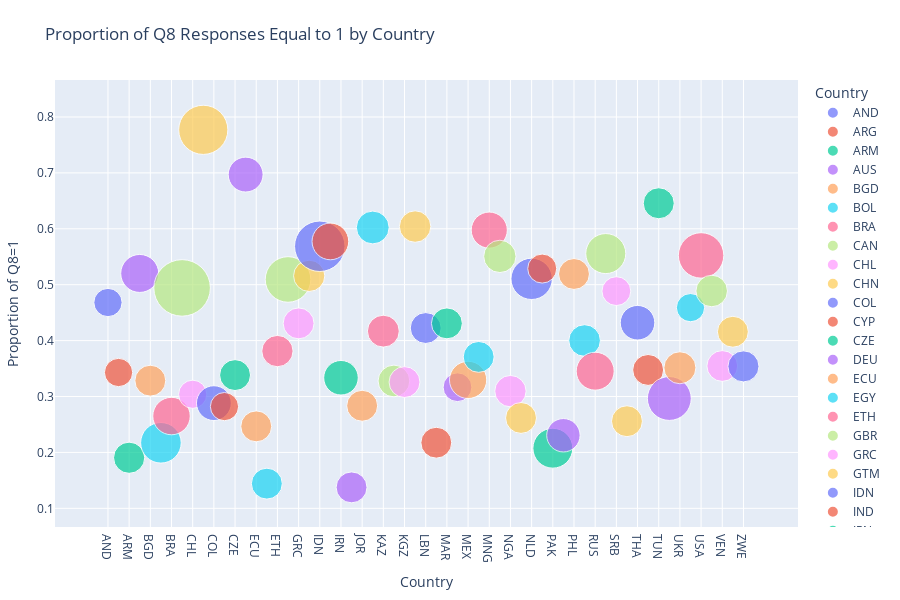

Notebook code cell kept with this figure:
### Code cell
## (Visualization -II) ##

# This code loads World Values Survey (WVS) data and filters it by countries found in scored sentences.
# It processes Q8 survey responses to calculate per-country counts and proportions of respondents answering '1'.
# It prepares the country data in a categorical order for consistent plotting.
# Then it creates a scatter plot showing the proportion of Q8=1 responses per country, sized by total responses.
# The plot visually compares response distributions across countries with hover details and a clean layout.
# The x and y-axis labels are the same as the prediction visualization.

%run visualize_response_props.py

### Figure 1 — Plotly figure (JSON) as saved in the notebook; plotly's stock layout.template omitted (floating-point values rounded to 4 significant figures)
{"data": [{"hovertemplate": "<b>%{hovertext}</b><br><br>Country=%{x}<br>Proportion of Q8=1=%{y}<br>Total Responses=%{marker.size}<extra></extra>", "hovertext": ["AND"], "legendgroup": "AND", "marker": {"color": "#636efa", "size": [1004], "sizemode": "area", "sizeref": 2.511, "symbol": "circle"}, "mode": "markers", "name": "AND", "orientation": "v", "showlegend": true, "type": "scatter", "x": ["AND"], "xaxis": "x", "y": [0.4681], "yaxis": "y"}, {"hovertemplate": "<b>%{hovertext}</b><br><br>Country=%{x}<br>Proportion of Q8=1=%{y}<br>Total Responses=%{marker.size}<extra></extra>", "hovertext": ["ARG"], "legendgroup": "ARG", "marker": {"color": "#EF553B", "size": [1003], "sizemode": "area", "sizeref": 2.511, "symbol": "circle"}, "mode": "markers", "name": "ARG", "orientation": "v", "showlegend": true, "type": "scatter", "x": ["ARG"], "xaxis": "x", "y": [0.343], "yaxis": "y"}, {"hovertemplate": "<b>%{hovertext}</b><br><br>Country=%{x}<br>Proportion of Q8=1=%{y}<br>Total Responses=%{marker.size}<extra></extra>", "hovertext": ["ARM"], "legendgroup": "ARM", "marker": {"color": "#00cc96", "size": [1223], "sizemode": "area", "sizeref": 2.511, "symbol": "circle"}, "mode": "markers", "name": "ARM", "orientation": "v", "showlegend": true, "type": "scatter", "x": ["ARM"], "xaxis": "x", "y": [0.1905], "yaxis": "y"}, {"hovertemplate": "<b>%{hovertext}</b><br><br>Country=%{x}<br>Proportion of Q8=1=%{y}<br>Total Responses=%{marker.size}<extra></extra>", "hovertext": ["AUS"], "legendgroup": "AUS", "marker": {"color": "#ab63fa", "size": [1813], "sizemode": "area", "sizeref": 2.511, "symbol": "circle"}, "mode": "markers", "name": "AUS", "orientation": "v", "showlegend": true, "type": "scatter", "x": ["AUS"], "xaxis": "x", "y": [0.5201], "yaxis": "y"}, {"hovertemplate": "<b>%{hovertext}</b><br><br>Country=%{x}<br>Proportion of Q8=1=%{y}<br>Total Responses=%{marker.size}<extra></extra>", "hovertext": ["BGD"], "legendgroup": "BGD", "marker": {"color": "#FFA15A", "size": [1200], "sizemode": "area", "sizeref": 2.511, "symbol": "circle"}, "mode": "markers", "name": "BGD", "orientation": "v", "showlegend": true, "type": "scatter", "x": ["BGD"], "xaxis": "x", "y": [0.3283], "yaxis": "y"}, {"hovertemplate": "<b>%{hovertext}</b><br><br>Country=%{x}<br>Proportion of Q8=1=%{y}<br>Total Responses=%{marker.size}<extra></extra>", "hovertext": ["BOL"], "legendgroup": "BOL", "marker": {"color": "#19d3f3", "size": [2067], "sizemode": "area", "sizeref": 2.511, "symbol": "circle"}, "mode": "markers", "name": "BOL", "orientation": "v", "showlegend": true, "type": "scatter", "x": ["BOL"], "xaxis": "x", "y": [0.2172], "yaxis": "y"}, {"hovertemplate": "<b>%{hovertext}</b><br><br>Country=%{x}<br>Proportion of Q8=1=%{y}<br>Total Responses=%{marker.size}<extra></extra>", "hovertext": ["BRA"], "legendgroup": "BRA", "marker": {"color": "#FF6692", "size": [1762], "sizemode": "area", "sizeref": 2.511, "symbol": "circle"}, "mode": "markers", "name": "BRA", "orientation": "v", "showlegend": true, "type": "scatter", "x": ["BRA"], "xaxis": "x", "y": [0.265], "yaxis": "y"}, {"hovertemplate": "<b>%{hovertext}</b><br><br>Country=%{x}<br>Proportion of Q8=1=%{y}<br>Total Responses=%{marker.size}<extra></extra>", "hovertext": ["CAN"], "legendgroup": "CAN", "marker": {"color": "#B6E880", "size": [4018], "sizemode": "area", "sizeref": 2.511, "symbol": "circle"}, "mode": "markers", "name": "CAN", "orientation": "v", "showlegend": true, "type": "scatter", "x": ["CAN"], "xaxis": "x", "y": [0.4943], "yaxis": "y"}, {"hovertemplate": "<b>%{hovertext}</b><br><br>Country=%{x}<br>Proportion of Q8=1=%{y}<br>Total Responses=%{marker.size}<extra></extra>", "hovertext": ["CHL"], "legendgroup": "CHL", "marker": {"color": "#FF97FF", "size": [1000], "sizemode": "area", "sizeref": 2.511, "symbol": "circle"}, "mode": "markers", "name": "CHL", "orientation": "v", "showlegend": true, "type": "scatter", "x": ["CHL"], "xaxis": "x", "y": [0.304], "yaxis": "y"}, {"hovertemplate": "<b>%{hovertext}</b><br><br>Country=%{x}<br>Proportion of Q8=1=%{y}<br>Total Responses=%{marker.size}<extra></extra>", "hovertext": ["CHN"], "legendgroup": "CHN", "marker": {"color": "#FECB52", "size": [3036], "sizemode": "area", "sizeref": 2.511, "symbol": "circle"}, "mode": "markers", "name": "CHN", "orientation": "v", "showlegend": true, "type": "scatter", "x": ["CHN"], "xaxis": "x", "y": [0.777], "yaxis": "y"}, {"hovertemplate": "<b>%{hovertext}</b><br><br>Country=%{x}<br>Proportion of Q8=1=%{y}<br>Total Responses=%{marker.size}<extra></extra>", "hovertext": ["COL"], "legendgroup": "COL", "marker": {"color": "#636efa", "size": [1520], "sizemode": "area", "sizeref": 2.511, "symbol": "circle"}, "mode": "markers", "name": "COL", "orientation": "v", "showlegend": true, "type": "scatter", "x": ["COL"], "xaxis": "x", "y": [0.2882], "yaxis": "y"}, {"hovertemplate": "<b>%{hovertext}</b><br><br>Country=%{x}<br>Proportion of Q8=1=%{y}<br>Total Responses=%{marker.size}<extra></extra>", "hovertext": ["CYP"], "legendgroup": "CYP", "marker": {"color": "#EF553B", "size": [1000], "sizemode": "area", "sizeref": 2.511, "symbol": "circle"}, "mode": "markers", "name": "CYP", "orientation": "v", "showlegend": true, "type": "scatter", "x": ["CYP"], "xaxis": "x", "y": [0.282], "yaxis": "y"}, {"hovertemplate": "<b>%{hovertext}</b><br><br>Country=%{x}<br>Proportion of Q8=1=%{y}<br>Total Responses=%{marker.size}<extra></extra>", "hovertext": ["CZE"], "legendgroup": "CZE", "marker": {"color": "#00cc96", "size": [1200], "sizemode": "area", "sizeref": 2.511, "symbol": "circle"}, "mode": "markers", "name": "CZE", "orientation": "v", "showlegend": true, "type": "scatter", "x": ["CZE"], "xaxis": "x", "y": [0.3383], "yaxis": "y"}, {"hovertemplate": "<b>%{hovertext}</b><br><br>Country=%{x}<br>Proportion of Q8=1=%{y}<br>Total Responses=%{marker.size}<extra></extra>", "hovertext": ["DEU"], "legendgroup": "DEU", "marker": {"color": "#ab63fa", "size": [1528], "sizemode": "area", "sizeref": 2.511, "symbol": "circle"}, "mode": "markers", "name": "DEU", "orientation": "v", "showlegend": true, "type": "scatter", "x": ["DEU"], "xaxis": "x", "y": [0.697], "yaxis": "y"}, {"hovertemplate": "<b>%{hovertext}</b><br><br>Country=%{x}<br>Proportion of Q8=1=%{y}<br>Total Responses=%{marker.size}<extra></extra>", "hovertext": ["ECU"], "legendgroup": "ECU", "marker": {"color": "#FFA15A", "size": [1200], "sizemode": "area", "sizeref": 2.511, "symbol": "circle"}, "mode": "markers", "name": "ECU", "orientation": "v", "showlegend": true, "type": "scatter", "x": ["ECU"], "xaxis": "x", "y": [0.2467], "yaxis": "y"}, {"hovertemplate": "<b>%{hovertext}</b><br><br>Country=%{x}<br>Proportion of Q8=1=%{y}<br>Total Responses=%{marker.size}<extra></extra>", "hovertext": ["EGY"], "legendgroup": "EGY", "marker": {"color": "#19d3f3", "size": [1200], "sizemode": "area", "sizeref": 2.511, "symbol": "circle"}, "mode": "markers", "name": "EGY", "orientation": "v", "showlegend": true, "type": "scatter", "x": ["EGY"], "xaxis": "x", "y": [0.1442], "yaxis": "y"}, {"hovertemplate": "<b>%{hovertext}</b><br><br>Country=%{x}<br>Proportion of Q8=1=%{y}<br>Total Responses=%{marker.size}<extra></extra>", "hovertext": ["ETH"], "legendgroup": "ETH", "marker": {"color": "#FF6692", "size": [1230], "sizemode": "area", "sizeref": 2.511, "symbol": "circle"}, "mode": "markers", "name": "ETH", "orientation": "v", "showlegend": true, "type": "scatter", "x": ["ETH"], "xaxis": "x", "y": [0.3813], "yaxis": "y"}, {"hovertemplate": "<b>%{hovertext}</b><br><br>Country=%{x}<br>Proportion of Q8=1=%{y}<br>Total Responses=%{marker.size}<extra></extra>", "hovertext": ["GBR"], "legendgroup": "GBR", "marker": {"color": "#B6E880", "size": [2609], "sizemode": "area", "sizeref": 2.511, "symbol": "circle"}, "mode": "markers", "name": "GBR", "orientation": "v", "showlegend": true, "type": "scatter", "x": ["GBR"], "xaxis": "x", "y": [0.5094], "yaxis": "y"}, {"hovertemplate": "<b>%{hovertext}</b><br><br>Country=%{x}<br>Proportion of Q8=1=%{y}<br>Total Responses=%{marker.size}<extra></extra>", "hovertext": ["GRC"], "legendgroup": "GRC", "marker": {"color": "#FF97FF", "size": [1200], "sizemode": "area", "sizeref": 2.511, "symbol": "circle"}, "mode": "markers", "name": "GRC", "orientation": "v", "showlegend": true, "type": "scatter", "x": ["GRC"], "xaxis": "x", "y": [0.4308], "yaxis": "y"}, {"hovertemplate": "<b>%{hovertext}</b><br><br>Country=%{x}<br>Proportion of Q8=1=%{y}<br>Total Responses=%{marker.size}<extra></extra>", "hovertext": ["GTM"], "legendgroup": "GTM", "marker": {"color": "#FECB52", "size": [1229], "sizemode": "area", "sizeref": 2.511, "symbol": "circle"}, "mode": "markers", "name": "GTM", "orientation": "v", "showlegend": true, "type": "scatter", "x": ["GTM"], "xaxis": "x", "y": [0.5159], "yaxis": "y"}, {"hovertemplate": "<b>%{hovertext}</b><br><br>Country=%{x}<br>Proportion of Q8=1=%{y}<br>Total Responses=%{marker.size}<extra></extra>", "hovertext": ["IDN"], "legendgroup": "IDN", "marker": {"color": "#636efa", "size": [3200], "sizemode": "area", "sizeref": 2.511, "symbol": "circle"}, "mode": "markers", "name": "IDN", "orientation": "v", "showlegend": true, "type": "scatter", "x": ["IDN"], "xaxis": "x", "y": [0.5687], "yaxis": "y"}, {"hovertemplate": "<b>%{hovertext}</b><br><br>Country=%{x}<br>Proportion of Q8=1=%{y}<br>Total Responses=%{marker.size}<extra></extra>", "hovertext": ["IND"], "legendgroup": "IND", "marker": {"color": "#EF553B", "size": [1692], "sizemode": "area", "sizeref": 2.511, "symbol": "circle"}, "mode": "markers", "name": "IND", "orientation": "v", "showlegend": true, "type": "scatter", "x": ["IND"], "xaxis": "x", "y": [0.5774], "yaxis": "y"}, {"hovertemplate": "<b>%{hovertext}</b><br><br>Country=%{x}<br>Proportion of Q8=1=%{y}<br>Total Responses=%{marker.size}<extra></extra>", "hovertext": ["IRN"], "legendgroup": "IRN", "marker": {"color": "#00cc96", "size": [1499], "sizemode": "area", "sizeref": 2.511, "symbol": "circle"}, "mode": "markers", "name": "IRN", "orientation": "v", "showlegend": true, "type": "scatter", "x": ["IRN"], "xaxis": "x", "y": [0.3336], "yaxis": "y"}, {"hovertemplate": "<b>%{hovertext}</b><br><br>Country=%{x}<br>Proportion of Q8=1=%{y}<br>Total Responses=%{marker.size}<extra></extra>", "hovertext": ["IRQ"], "legendgroup": "IRQ", "marker": {"color": "#ab63fa", "size": [1200], "sizemode": "area", "sizeref": 2.511, "symbol": "circle"}, "mode": "markers", "name": "IRQ", "orientation": "v", "showlegend": true, "type": "scatter", "x": ["IRQ"], "xaxis": "x", "y": [0.1375], "yaxis": "y"}, {"hovertemplate": "<b>%{hovertext}</b><br><br>Country=%{x}<br>Proportion of Q8=1=%{y}<br>Total Responses=%{marker.size}<extra></extra>", "hovertext": ["JOR"], "legendgroup": "JOR", "marker": {"color": "#FFA15A", "size": [1203], "sizemode": "area", "sizeref": 2.511, "symbol": "circle"}, "mode": "markers", "name": "JOR", "orientation": "v", "showlegend": true, "type": "scatter", "x": ["JOR"], "xaxis": "x", "y": [0.2835], "yaxis": "y"}, {"hovertemplate": "<b>%{hovertext}</b><br><br>Country=%{x}<br>Proportion of Q8=1=%{y}<br>Total Responses=%{marker.size}<extra></extra>", "hovertext": ["JPN"], "legendgroup": "JPN", "marker": {"color": "#19d3f3", "size": [1353], "sizemode": "area", "sizeref": 2.511, "symbol": "circle"}, "mode": "markers", "name": "JPN", "orientation": "v", "showlegend": true, "type": "scatter", "x": ["JPN"], "xaxis": "x", "y": [0.6024], "yaxis": "y"}, {"hovertemplate": "<b>%{hovertext}</b><br><br>Country=%{x}<br>Proportion of Q8=1=%{y}<br>Total Responses=%{marker.size}<extra></extra>", "hovertext": ["KAZ"], "legendgroup": "KAZ", "marker": {"color": "#FF6692", "size": [1276], "sizemode": "area", "sizeref": 2.511, "symbol": "circle"}, "mode": "markers", "name": "KAZ", "orientation": "v", "showlegend": true, "type": "scatter", "x": ["KAZ"], "xaxis": "x", "y": [0.4169], "yaxis": "y"}, {"hovertemplate": "<b>%{hovertext}</b><br><br>Country=%{x}<br>Proportion of Q8=1=%{y}<br>Total Responses=%{marker.size}<extra></extra>", "hovertext": ["KEN"], "legendgroup": "KEN", "marker": {"color": "#B6E880", "size": [1266], "sizemode": "area", "sizeref": 2.511, "symbol": "circle"}, "mode": "markers", "name": "KEN", "orientation": "v", "showlegend": true, "type": "scatter", "x": ["KEN"], "xaxis": "x", "y": [0.3278], "yaxis": "y"}, {"hovertemplate": "<b>%{hovertext}</b><br><br>Country=%{x}<br>Proportion of Q8=1=%{y}<br>Total Responses=%{marker.size}<extra></extra>", "hovertext": ["KGZ"], "legendgroup": "KGZ", "marker": {"color": "#FF97FF", "size": [1200], "sizemode": "area", "sizeref": 2.511, "symbol": "circle"}, "mode": "markers", "name": "KGZ", "orientation": "v", "showlegend": true, "type": "scatter", "x": ["KGZ"], "xaxis": "x", "y": [0.3258], "yaxis": "y"}, {"hovertemplate": "<b>%{hovertext}</b><br><br>Country=%{x}<br>Proportion of Q8=1=%{y}<br>Total Responses=%{marker.size}<extra></extra>", "hovertext": ["KOR"], "legendgroup": "KOR", "marker": {"color": "#FECB52", "size": [1245], "sizemode": "area", "sizeref": 2.511, "symbol": "circle"}, "mode": "markers", "name": "KOR", "orientation": "v", "showlegend": true, "type": "scatter", "x": ["KOR"], "xaxis": "x", "y": [0.604], "yaxis": "y"}, {"hovertemplate": "<b>%{hovertext}</b><br><br>Country=%{x}<br>Proportion of Q8=1=%{y}<br>Total Responses=%{marker.size}<extra></extra>", "hovertext": ["LBN"], "legendgroup": "LBN", "marker": {"color": "#636efa", "size": [1200], "sizemode": "area", "sizeref": 2.511, "symbol": "circle"}, "mode": "markers", "name": "LBN", "orientation": "v", "showlegend": true, "type": "scatter", "x": ["LBN"], "xaxis": "x", "y": [0.4225], "yaxis": "y"}, {"hovertemplate": "<b>%{hovertext}</b><br><br>Country=%{x}<br>Proportion of Q8=1=%{y}<br>Total Responses=%{marker.size}<extra></extra>", "hovertext": ["LBY"], "legendgroup": "LBY", "marker": {"color": "#EF553B", "size": [1196], "sizemode": "area", "sizeref": 2.511, "symbol": "circle"}, "mode": "markers", "name": "LBY", "orientation": "v", "showlegend": true, "type": "scatter", "x": ["LBY"], "xaxis": "x", "y": [0.2174], "yaxis": "y"}, {"hovertemplate": "<b>%{hovertext}</b><br><br>Country=%{x}<br>Proportion of Q8=1=%{y}<br>Total Responses=%{marker.size}<extra></extra>", "hovertext": ["MAR"], "legendgroup": "MAR", "marker": {"color": "#00cc96", "size": [1200], "sizemode": "area", "sizeref": 2.511, "symbol": "circle"}, "mode": "markers", "name": "MAR", "orientation": "v", "showlegend": true, "type": "scatter", "x": ["MAR"], "xaxis": "x", "y": [0.4308], "yaxis": "y"}, {"hovertemplate": "<b>%{hovertext}</b><br><br>Country=%{x}<br>Proportion of Q8=1=%{y}<br>Total Responses=%{marker.size}<extra></extra>", "hovertext": ["MDV"], "legendgroup": "MDV", "marker": {"color": "#ab63fa", "size": [1039], "sizemode": "area", "sizeref": 2.511, "symbol": "circle"}, "mode": "markers", "name": "MDV", "orientation": "v", "showlegend": true, "type": "scatter", "x": ["MDV"], "xaxis": "x", "y": [0.3167], "yaxis": "y"}, {"hovertemplate": "<b>%{hovertext}</b><br><br>Country=%{x}<br>Proportion of Q8=1=%{y}<br>Total Responses=%{marker.size}<extra></extra>", "hovertext": ["MEX"], "legendgroup": "MEX", "marker": {"color": "#FFA15A", "size": [1741], "sizemode": "area", "sizeref": 2.511, "symbol": "circle"}, "mode": "markers", "name": "MEX", "orientation": "v", "showlegend": true, "type": "scatter", "x": ["MEX"], "xaxis": "x", "y": [0.3297], "yaxis": "y"}, {"hovertemplate": "<b>%{hovertext}</b><br><br>Country=%{x}<br>Proportion of Q8=1=%{y}<br>Total Responses=%{marker.size}<extra></extra>", "hovertext": ["MMR"], "legendgroup": "MMR", "marker": {"color": "#19d3f3", "size": [1200], "sizemode": "area", "sizeref": 2.511, "symbol": "circle"}, "mode": "markers", "name": "MMR", "orientation": "v", "showlegend": true, "type": "scatter", "x": ["MMR"], "xaxis": "x", "y": [0.3708], "yaxis": "y"}, {"hovertemplate": "<b>%{hovertext}</b><br><br>Country=%{x}<br>Proportion of Q8=1=%{y}<br>Total Responses=%{marker.size}<extra></extra>", "hovertext": ["MNG"], "legendgroup": "MNG", "marker": {"color": "#FF6692", "size": [1638], "sizemode": "area", "sizeref": 2.511, "symbol": "circle"}, "mode": "markers", "name": "MNG", "orientation": "v", "showlegend": true, "type": "scatter", "x": ["MNG"], "xaxis": "x", "y": [0.5977], "yaxis": "y"}, {"hovertemplate": "<b>%{hovertext}</b><br><br>Country=%{x}<br>Proportion of Q8=1=%{y}<br>Total Responses=%{marker.size}<extra></extra>", "hovertext": ["MYS"], "legendgroup": "MYS", "marker": {"color": "#B6E880", "size": [1313], "sizemode": "area", "sizeref": 2.511, "symbol": "circle"}, "mode": "markers", "name": "MYS", "orientation": "v", "showlegend": true, "type": "scatter", "x": ["MYS"], "xaxis": "x", "y": [0.5506], "yaxis": "y"}, {"hovertemplate": "<b>%{hovertext}</b><br><br>Country=%{x}<br>Proportion of Q8=1=%{y}<br>Total Responses=%{marker.size}<extra></extra>", "hovertext": ["NGA"], "legendgroup": "NGA", "marker": {"color": "#FF97FF", "size": [1237], "sizemode": "area", "sizeref": 2.511, "symbol": "circle"}, "mode": "markers", "name": "NGA", "orientation": "v", "showlegend": true, "type": "scatter", "x": ["NGA"], "xaxis": "x", "y": [0.3096], "yaxis": "y"}, {"hovertemplate": "<b>%{hovertext}</b><br><br>Country=%{x}<br>Proportion of Q8=1=%{y}<br>Total Responses=%{marker.size}<extra></extra>", "hovertext": ["NIC"], "legendgroup": "NIC", "marker": {"color": "#FECB52", "size": [1200], "sizemode": "area", "sizeref": 2.511, "symbol": "circle"}, "mode": "markers", "name": "NIC", "orientation": "v", "showlegend": true, "type": "scatter", "x": ["NIC"], "xaxis": "x", "y": [0.2617], "yaxis": "y"}, {"hovertemplate": "<b>%{hovertext}</b><br><br>Country=%{x}<br>Proportion of Q8=1=%{y}<br>Total Responses=%{marker.size}<extra></extra>", "hovertext": ["NLD"], "legendgroup": "NLD", "marker": {"color": "#636efa", "size": [2145], "sizemode": "area", "sizeref": 2.511, "symbol": "circle"}, "mode": "markers", "name": "NLD", "orientation": "v", "showlegend": true, "type": "scatter", "x": ["NLD"], "xaxis": "x", "y": [0.5105], "yaxis": "y"}, {"hovertemplate": "<b>%{hovertext}</b><br><br>Country=%{x}<br>Proportion of Q8=1=%{y}<br>Total Responses=%{marker.size}<extra></extra>", "hovertext": ["NZL"], "legendgroup": "NZL", "marker": {"color": "#EF553B", "size": [1057], "sizemode": "area", "sizeref": 2.511, "symbol": "circle"}, "mode": "markers", "name": "NZL", "orientation": "v", "showlegend": true, "type": "scatter", "x": ["NZL"], "xaxis": "x", "y": [0.5289], "yaxis": "y"}, {"hovertemplate": "<b>%{hovertext}</b><br><br>Country=%{x}<br>Proportion of Q8=1=%{y}<br>Total Responses=%{marker.size}<extra></extra>", "hovertext": ["PAK"], "legendgroup": "PAK", "marker": {"color": "#00cc96", "size": [1995], "sizemode": "area", "sizeref": 2.511, "symbol": "circle"}, "mode": "markers", "name": "PAK", "orientation": "v", "showlegend": true, "type": "scatter", "x": ["PAK"], "xaxis": "x", "y": [0.2075], "yaxis": "y"}, {"hovertemplate": "<b>%{hovertext}</b><br><br>Country=%{x}<br>Proportion of Q8=1=%{y}<br>Total Responses=%{marker.size}<extra></extra>", "hovertext": ["PER"], "legendgroup": "PER", "marker": {"color": "#ab63fa", "size": [1400], "sizemode": "area", "sizeref": 2.511, "symbol": "circle"}, "mode": "markers", "name": "PER", "orientation": "v", "showlegend": true, "type": "scatter", "x": ["PER"], "xaxis": "x", "y": [0.2307], "yaxis": "y"}, {"hovertemplate": "<b>%{hovertext}</b><br><br>Country=%{x}<br>Proportion of Q8=1=%{y}<br>Total Responses=%{marker.size}<extra></extra>", "hovertext": ["PHL"], "legendgroup": "PHL", "marker": {"color": "#FFA15A", "size": [1200], "sizemode": "area", "sizeref": 2.511, "symbol": "circle"}, "mode": "markers", "name": "PHL", "orientation": "v", "showlegend": true, "type": "scatter", "x": ["PHL"], "xaxis": "x", "y": [0.5192], "yaxis": "y"}, {"hovertemplate": "<b>%{hovertext}</b><br><br>Country=%{x}<br>Proportion of Q8=1=%{y}<br>Total Responses=%{marker.size}<extra></extra>", "hovertext": ["ROU"], "legendgroup": "ROU", "marker": {"color": "#19d3f3", "size": [1257], "sizemode": "area", "sizeref": 2.511, "symbol": "circle"}, "mode": "markers", "name": "ROU", "orientation": "v", "showlegend": true, "type": "scatter", "x": ["ROU"], "xaxis": "x", "y": [0.4002], "yaxis": "y"}, {"hovertemplate": "<b>%{hovertext}</b><br><br>Country=%{x}<br>Proportion of Q8=1=%{y}<br>Total Responses=%{marker.size}<extra></extra>", "hovertext": ["RUS"], "legendgroup": "RUS", "marker": {"color": "#FF6692", "size": [1810], "sizemode": "area", "sizeref": 2.511, "symbol": "circle"}, "mode": "markers", "name": "RUS", "orientation": "v", "showlegend": true, "type": "scatter", "x": ["RUS"], "xaxis": "x", "y": [0.3453], "yaxis": "y"}, {"hovertemplate": "<b>%{hovertext}</b><br><br>Country=%{x}<br>Proportion of Q8=1=%{y}<br>Total Responses=%{marker.size}<extra></extra>", "hovertext": ["SGP"], "legendgroup": "SGP", "marker": {"color": "#B6E880", "size": [2012], "sizemode": "area", "sizeref": 2.511, "symbol": "circle"}, "mode": "markers", "name": "SGP", "orientation": "v", "showlegend": true, "type": "scatter", "x": ["SGP"], "xaxis": "x", "y": [0.5557], "yaxis": "y"}, {"hovertemplate": "<b>%{hovertext}</b><br><br>Country=%{x}<br>Proportion of Q8=1=%{y}<br>Total Responses=%{marker.size}<extra></extra>", "hovertext": ["SRB"], "legendgroup": "SRB", "marker": {"color": "#FF97FF", "size": [1046], "sizemode": "area", "sizeref": 2.511, "symbol": "circle"}, "mode": "markers", "name": "SRB", "orientation": "v", "showlegend": true, "type": "scatter", "x": ["SRB"], "xaxis": "x", "y": [0.4885], "yaxis": "y"}, {"hovertemplate": "<b>%{hovertext}</b><br><br>Country=%{x}<br>Proportion of Q8=1=%{y}<br>Total Responses=%{marker.size}<extra></extra>", "hovertext": ["SVK"], "legendgroup": "SVK", "marker": {"color": "#FECB52", "size": [1200], "sizemode": "area", "sizeref": 2.511, "symbol": "circle"}, "mode": "markers", "name": "SVK", "orientation": "v", "showlegend": true, "type": "scatter", "x": ["SVK"], "xaxis": "x", "y": [0.2558], "yaxis": "y"}, {"hovertemplate": "<b>%{hovertext}</b><br><br>Country=%{x}<br>Proportion of Q8=1=%{y}<br>Total Responses=%{marker.size}<extra></extra>", "hovertext": ["THA"], "legendgroup": "THA", "marker": {"color": "#636efa", "size": [1500], "sizemode": "area", "sizeref": 2.511, "symbol": "circle"}, "mode": "markers", "name": "THA", "orientation": "v", "showlegend": true, "type": "scatter", "x": ["THA"], "xaxis": "x", "y": [0.432], "yaxis": "y"}, {"hovertemplate": "<b>%{hovertext}</b><br><br>Country=%{x}<br>Proportion of Q8=1=%{y}<br>Total Responses=%{marker.size}<extra></extra>", "hovertext": ["TJK"], "legendgroup": "TJK", "marker": {"color": "#EF553B", "size": [1200], "sizemode": "area", "sizeref": 2.511, "symbol": "circle"}, "mode": "markers", "name": "TJK", "orientation": "v", "showlegend": true, "type": "scatter", "x": ["TJK"], "xaxis": "x", "y": [0.3475], "yaxis": "y"}, {"hovertemplate": "<b>%{hovertext}</b><br><br>Country=%{x}<br>Proportion of Q8=1=%{y}<br>Total Responses=%{marker.size}<extra></extra>", "hovertext": ["TUN"], "legendgroup": "TUN", "marker": {"color": "#00cc96", "size": [1208], "sizemode": "area", "sizeref": 2.511, "symbol": "circle"}, "mode": "markers", "name": "TUN", "orientation": "v", "showlegend": true, "type": "scatter", "x": ["TUN"], "xaxis": "x", "y": [0.6457], "yaxis": "y"}, {"hovertemplate": "<b>%{hovertext}</b><br><br>Country=%{x}<br>Proportion of Q8=1=%{y}<br>Total Responses=%{marker.size}<extra></extra>", "hovertext": ["TUR"], "legendgroup": "TUR", "marker": {"color": "#ab63fa", "size": [2415], "sizemode": "area", "sizeref": 2.511, "symbol": "circle"}, "mode": "markers", "name": "TUR", "orientation": "v", "showlegend": true, "type": "scatter", "x": ["TUR"], "xaxis": "x", "y": [0.2965], "yaxis": "y"}, {"hovertemplate": "<b>%{hovertext}</b><br><br>Country=%{x}<br>Proportion of Q8=1=%{y}<br>Total Responses=%{marker.size}<extra></extra>", "hovertext": ["UKR"], "legendgroup": "UKR", "marker": {"color": "#FFA15A", "size": [1289], "sizemode": "area", "sizeref": 2.511, "symbol": "circle"}, "mode": "markers", "name": "UKR", "orientation": "v", "showlegend": true, "type": "scatter", "x": ["UKR"], "xaxis": "x", "y": [0.3514], "yaxis": "y"}, {"hovertemplate": "<b>%{hovertext}</b><br><br>Country=%{x}<br>Proportion of Q8=1=%{y}<br>Total Responses=%{marker.size}<extra></extra>", "hovertext": ["URY"], "legendgroup": "URY", "marker": {"color": "#19d3f3", "size": [1000], "sizemode": "area", "sizeref": 2.511, "symbol": "circle"}, "mode": "markers", "name": "URY", "orientation": "v", "showlegend": true, "type": "scatter", "x": ["URY"], "xaxis": "x", "y": [0.459], "yaxis": "y"}, {"hovertemplate": "<b>%{hovertext}</b><br><br>Country=%{x}<br>Proportion of Q8=1=%{y}<br>Total Responses=%{marker.size}<extra></extra>", "hovertext": ["USA"], "legendgroup": "USA", "marker": {"color": "#FF6692", "size": [2596], "sizemode": "area", "sizeref": 2.511, "symbol": "circle"}, "mode": "markers", "name": "USA", "orientation": "v", "showlegend": true, "type": "scatter", "x": ["USA"], "xaxis": "x", "y": [0.5524], "yaxis": "y"}, {"hovertemplate": "<b>%{hovertext}</b><br><br>Country=%{x}<br>Proportion of Q8=1=%{y}<br>Total Responses=%{marker.size}<extra></extra>", "hovertext": ["UZB"], "legendgroup": "UZB", "marker": {"color": "#B6E880", "size": [1250], "sizemode": "area", "sizeref": 2.511, "symbol": "circle"}, "mode": "markers", "name": "UZB", "orientation": "v", "showlegend": true, "type": "scatter", "x": ["UZB"], "xaxis": "x", "y": [0.4888], "yaxis": "y"}, {"hovertemplate": "<b>%{hovertext}</b><br><br>Country=%{x}<br>Proportion of Q8=1=%{y}<br>Total Responses=%{marker.size}<extra></extra>", "hovertext": ["VEN"], "legendgroup": "VEN", "marker": {"color": "#FF97FF", "size": [1190], "sizemode": "area", "sizeref": 2.511, "symbol": "circle"}, "mode": "markers", "name": "VEN", "orientation": "v", "showlegend": true, "type": "scatter", "x": ["VEN"], "xaxis": "x", "y": [0.3546], "yaxis": "y"}, {"hovertemplate": "<b>%{hovertext}</b><br><br>Country=%{x}<br>Proportion of Q8=1=%{y}<br>Total Responses=%{marker.size}<extra></extra>", "hovertext": ["VNM"], "legendgroup": "VNM", "marker": {"color": "#FECB52", "size": [1200], "sizemode": "area", "sizeref": 2.511, "symbol": "circle"}, "mode": "markers", "name": "VNM", "orientation": "v", "showlegend": true, "type": "scatter", "x": ["VNM"], "xaxis": "x", "y": [0.4158], "yaxis": "y"}, {"hovertemplate": "<b>%{hovertext}</b><br><br>Country=%{x}<br>Proportion of Q8=1=%{y}<br>Total Responses=%{marker.size}<extra></extra>", "hovertext": ["ZWE"], "legendgroup": "ZWE", "marker": {"color": "#636efa", "size": [1215], "sizemode": "area", "sizeref": 2.511, "symbol": "circle"}, "mode": "markers", "name": "ZWE", "orientation": "v", "showlegend": true, "type": "scatter", "x": ["ZWE"], "xaxis": "x", "y": [0.3539], "yaxis": "y"}], "layout": {"height": 600, "legend": {"itemsizing": "constant", "title": {"text": "Country"}, "tracegroupgap": 0}, "margin": {"b": 40, "l": 40, "r": 40, "t": 80}, "title": {"text": "Proportion of Q8 Responses Equal to 1 by Country"}, "xaxis": {"anchor": "y", "categoryarray": ["AND", "ARG", "ARM", "AUS", "BGD", "BOL", "BRA", "CAN", "CHL", "CHN", "COL", "CYP", "CZE", "DEU", "ECU", "EGY", "ETH", "GBR", "GRC", "GTM", "IDN", "IND", "IRN", "IRQ", "JOR", "JPN", "KAZ", "KEN", "KGZ", "KOR", "LBN", "LBY", "MAR", "MDV", "MEX", "MMR", "MNG", "MYS", "NGA", "NIC", "NLD", "NZL", "PAK", "PER", "PHL", "ROU", "RUS", "SGP", "SRB", "SVK", "THA", "TJK", "TUN", "TUR", "UKR", "URY", "USA", "UZB", "VEN", "VNM", "ZWE"], "categoryorder": "array", "domain": [0, 1], "title": {"text": "Country"}}, "yaxis": {"anchor": "x", "domain": [0, 1], "title": {"text": "Proportion of Q8=1"}}}}
